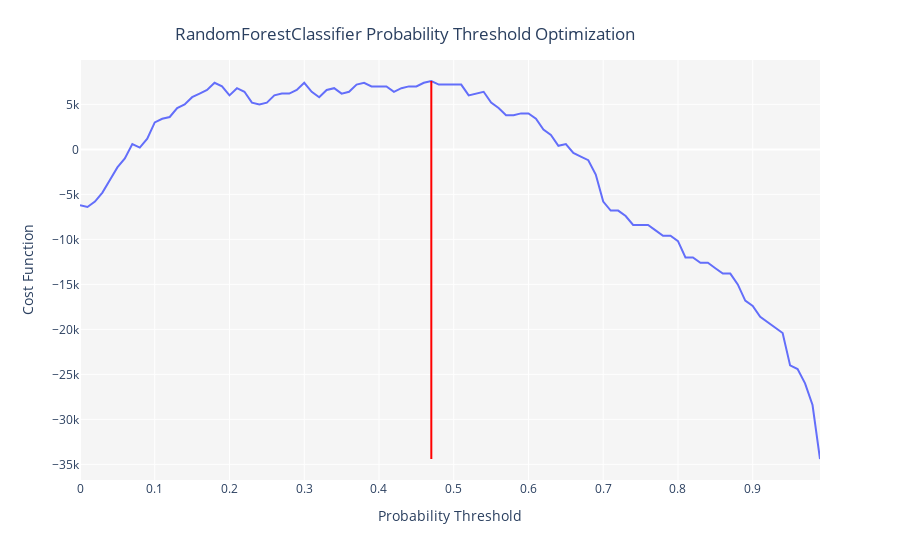

Here is the notebook cell this chart was saved with:
### Code cell
# optimize threshold when false positive != false negative
# note: then use in .predict_model() later
optimized_threshold_model = classification.optimize_threshold(
    estimator=tuned_classification_model,
    true_positive=100,
    false_positive=-100,
    true_negative=100, 
    false_negative=-500
)

### Figure 1 — Plotly figure (JSON) as saved in the notebook; plotly's stock layout.template omitted (floating-point values rounded to 4 significant figures)
{"data": [{"hovertemplate": "Probability Threshold=%{x}<br>Cost Function=%{y}<extra></extra>", "legendgroup": "", "line": {"color": "#636efa", "dash": "solid", "shape": "linear"}, "mode": "lines", "name": "", "orientation": "v", "showlegend": false, "type": "scatter", "x": [0, 0.01, 0.02, 0.03, 0.04, 0.05, 0.06, 0.07, 0.08, 0.09, 0.1, 0.11, 0.12, 0.13, 0.14, 0.15, 0.16, 0.17, 0.18, 0.19, 0.2, 0.21, 0.22, 0.23, 0.24, 0.25, 0.26, 0.27, 0.28, 0.29, 0.3, 0.31, 0.32, 0.33, 0.34, 0.35, 0.36, 0.37, 0.38, 0.39, 0.4, 0.41, 0.42, 0.43, 0.44, 0.45, 0.46, 0.47, 0.48, 0.49, 0.5, 0.51, 0.52, 0.53, 0.54, 0.55, 0.56, 0.57, 0.58, 0.59, 0.6, 0.61, 0.62, 0.63, 0.64, 0.65, 0.66, 0.67, 0.68, 0.69, 0.7, 0.71, 0.72, 0.73, 0.74, 0.75, 0.76, 0.77, 0.78, 0.79, 0.8, 0.81, 0.82, 0.83, 0.84, 0.85, 0.86, 0.87, 0.88, 0.89, 0.9, 0.91, 0.92, 0.93, 0.94, 0.95, 0.96, 0.97, 0.98, 0.99], "xaxis": "x", "y": [-6200, -6400, -5800, -4800, -3400, -2000, -1000, 600, 200, 1200, 3000, 3400, 3600, 4600, 5000, 5800, 6200, 6600, 7400, 7000, 6000, 6800, 6400, 5200, 5000, 5200, 6000, 6200, 6200, 6600, 7400, 6400, 5800, 6600, 6800, 6200, 6400, 7200, 7400, 7000, 7000, 7000, 6400, 6800, 7000, 7000, 7400, 7600, 7200, 7200, 7200, 7200, 6000, 6200, 6400, 5200, 4600, 3800, 3800, 4000, 4000, 3400, 2200, 1600, 400, 600, -400, -800, -1200, -2800, -5800, -6800, -6800, -7400, -8400, -8400, -8400, -9000, -9600, -9600, -10200, -12000, -12000, -12600, -12600, -13200, -13800, -13800, -15000, -16800, -17400, -18600, -19200, -19800, -20400, -24000, -24400, -26000, -28400, -34400], "yaxis": "y"}], "layout": {"legend": {"tracegroupgap": 0}, "margin": {"t": 60}, "plot_bgcolor": "rgb(245,245,245)", "shapes": [{"line": {"color": "red", "width": 2}, "type": "line", "x0": 0.47, "x1": 0.47, "y0": -34400, "y1": 7600}], "title": {"text": "RandomForestClassifier Probability Threshold Optimization", "x": 0.45, "xanchor": "center", "y": 0.95, "yanchor": "top"}, "xaxis": {"anchor": "y", "domain": [0, 1], "title": {"text": "Probability Threshold"}}, "yaxis": {"anchor": "x", "domain": [0, 1], "title": {"text": "Cost Function"}}}}
